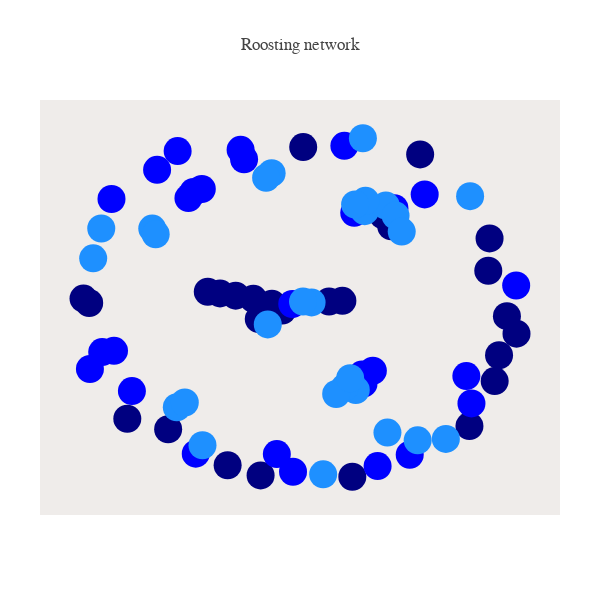

Here is the notebook cell this chart was saved with:
### Markdown cell above
### Relation networks

**nodes** as individual bats

**edges** as relations

### Code cell
##### import networkx as nx

target_relation= ['PO']

sorted_names= list(Par_dict.keys())

gp_acquaintance= [[z for z in gp_bats.keys() if x in gp_bats[z]] for x in sorted_names]
gp_acquaintance= list(it.chain(*gp_acquaintance))

gp_col= {
    'SE': [0,0,255],
    'SR': [0,0,128],
    'SH': [30,144,255]
}

col_vec= ['rgb({})'.format(','.join([str(z) for z in gp_col[x]])) for x in gp_acquaintance]

G=nx.Graph()#  G is an empty Graph

my_nodes=range(len(sorted_names))
G.add_nodes_from(my_nodes)

edges= []
edge_width= []
for bat in sorted_names:
    for other in sorted_names:
        if Par_dict[bat][other] in target_relation and bat != other:
            ibat= sorted_names.index(bat)
            iother= sorted_names.index(other)
            edge_width.append(Anatree[bat][other])
            edges.append(tuple(sorted([ibat,iother])))

edges= sorted(list(set(edges)))
G.add_edges_from(edges)

pos=nx.fruchterman_reingold_layout(G)

Xn=[pos[k][0] for k in range(len(pos))]
Yn=[pos[k][1] for k in range(len(pos))]

labels= sorted_names



trace_nodes=dict(type='scatter',
                 x=Xn, 
                 y=Yn,
                 mode='markers',
                 marker=dict(size=28, color=col_vec),
                 text=labels,
                 hoverinfo='text')


Xe=[]
Ye=[]
for e in G.edges():
    Xe.extend([pos[e[0]][0], pos[e[1]][0], None])
    Ye.extend([pos[e[0]][1], pos[e[1]][1], None])

trace_edges=dict(type='scatter',
                 mode='lines',
                 x=Xe,
                 y=Ye,
                 line=dict(width=1, color='rgb(25,25,25)'),
                 hoverinfo='none' 
                )

axis=dict(showline=False, # hide axis line, grid, ticklabels and  title
          zeroline=False,
          showgrid=False,
          showticklabels=False,
          title='' 
          )
layout=dict(title= 'Roosting network',  
            font= dict(family='Balto'),
            width=600,
            height=600,
            autosize=False,
            showlegend=False,
            xaxis=axis,
            yaxis=axis,
            margin=dict(
            l=40,
            r=40,
            b=85,
            t=100,
            pad=0,
       
    ),
    hovermode='closest',
    plot_bgcolor='#efecea', #set background color            
    )


fig = dict(data=[trace_edges, trace_nodes], layout=layout)

iplot(fig)

### Figure 1 — Plotly figure (JSON) as saved in the notebook; plotly's stock layout.template omitted (floating-point values rounded to 4 significant figures)
{"data": [{"hoverinfo": "none", "line": {"color": "rgb(25,25,25)", "width": 1}, "mode": "lines", "type": "scatter", "uid": "0f037727-730b-4b8f-bb96-58e3d5389bb0", "x": [-1.0, -0.9739, null, 0.4091, 0.3718, null, 0.4091, 0.4571, null, 0.1243, 0.1854, null, 0.1243, 0.04435, null, -0.08977, -0.1459, null, -0.08977, -0.04407, null, -0.1372, -0.2223, null, -0.1372, -0.1459, null, -0.1372, -0.04407, null, -0.3748, -0.4309, null, -0.3748, -0.3031, null, -0.2223, -0.3031, null, 0.3718, 0.4237, null, 0.3718, 0.2876, null, 0.3718, 0.3843, null, 0.3718, 0.4289, null, -0.1459, -0.1974, null, -0.1459, -0.1562, null, -0.04407, 0.04435, null, -0.04407, 0.005136, null, -0.5196, -0.4965, null, 0.3249, 0.2754, null, -0.486, -0.4552, null, -0.4583, -0.4965, null, 0.2754, 0.2819, null, 0.2754, 0.221, null, -0.9144, -0.8603, null, 0.2819, 0.2467, null, 0.2398, 0.2876, null, -0.2647, -0.2807, null, -0.1386, -0.1639, null, -0.6852, -0.6695, null, 0.2876, 0.2912, null, 0.2876, 0.2437, null, -0.5727, -0.5361, null, 0.04435, 0.005136, null, 0.2467, 0.1963, null, 0.1963, 0.157, null, 0.1963, 0.221, null], "y": [0.05093, 0.0254, null, 0.4739, 0.5372, null, 0.4739, 0.443, null, 0.03406, 0.03779, null, 0.03406, 0.0287, null, -0.01907, -0.04306, null, -0.01907, 0.01952, null, 0.02085, 0.04967, null, 0.02085, -0.04306, null, 0.02085, 0.01952, null, 0.08154, 0.09104, null, 0.08154, 0.06803, null, 0.04967, 0.06803, null, 0.5372, 0.5799, null, 0.5372, 0.5621, null, 0.5372, 0.5951, null, 0.5372, 0.5362, null, -0.04306, -0.06865, null, -0.04306, -0.09993, null, 0.01952, 0.0287, null, 0.01952, 0.03372, null, 0.639, 0.6743, null, -0.3709, -0.3933, null, -0.8558, -0.8065, null, 0.692, 0.6743, null, -0.3933, -0.4461, null, -0.3933, -0.4146, null, -0.2614, -0.2542, null, -0.4461, -0.4834, null, 0.5525, 0.5621, null, 0.866, 0.9211, null, 0.7847, 0.7577, null, 0.4605, 0.4272, null, 0.5621, 0.6227, null, 0.5621, 0.6013, null, -0.5843, -0.5564, null, 0.0287, 0.03372, null, -0.4834, -0.4686, null, -0.4686, -0.5067, null, -0.4686, -0.4146, null]}, {"hoverinfo": "text", "marker": {"color": ["rgb(0,0,128)", "rgb(0,0,128)", "rgb(0,0,128)", "rgb(0,0,128)", "rgb(0,0,128)", "rgb(0,0,128)", "rgb(0,0,128)", "rgb(0,0,128)", "rgb(0,0,128)", "rgb(0,0,128)", "rgb(0,0,128)", "rgb(0,0,128)", "rgb(0,0,128)", "rgb(0,0,128)", "rgb(0,0,128)", "rgb(0,0,128)", "rgb(0,0,128)", "rgb(0,0,128)", "rgb(0,0,128)", "rgb(0,0,128)", "rgb(0,0,128)", "rgb(0,0,128)", "rgb(0,0,128)", "rgb(0,0,128)", "rgb(0,0,128)", "rgb(0,0,128)", "rgb(0,0,128)", "rgb(0,0,128)", "rgb(0,0,255)", "rgb(0,0,255)", "rgb(0,0,255)", "rgb(0,0,255)", "rgb(0,0,255)", "rgb(0,0,255)", "rgb(0,0,255)", "rgb(0,0,255)", "rgb(0,0,255)", "rgb(0,0,255)", "rgb(0,0,255)", "rgb(0,0,255)", "rgb(0,0,255)", "rgb(0,0,255)", "rgb(0,0,255)", "rgb(0,0,255)", "rgb(0,0,255)", "rgb(0,0,255)", "rgb(0,0,255)", "rgb(0,0,255)", "rgb(0,0,255)", "rgb(0,0,255)", "rgb(0,0,255)", "rgb(0,0,255)", "rgb(0,0,255)", "rgb(0,0,255)", "rgb(0,0,255)", "rgb(0,0,255)", "rgb(30,144,255)", "rgb(30,144,255)", "rgb(30,144,255)", "rgb(30,144,255)", "rgb(30,144,255)", "rgb(30,144,255)", "rgb(30,144,255)", "rgb(30,144,255)", "rgb(30,144,255)", "rgb(30,144,255)", "rgb(30,144,255)", "rgb(30,144,255)", "rgb(30,144,255)", "rgb(30,144,255)", "rgb(30,144,255)", "rgb(30,144,255)", "rgb(30,144,255)", "rgb(30,144,255)", "rgb(30,144,255)", "rgb(30,144,255)", "rgb(30,144,255)", "rgb(30,144,255)", "rgb(30,144,255)", "rgb(30,144,255)", "rgb(30,144,255)", "rgb(30,144,255)", "rgb(30,144,255)", "rgb(30,144,255)"], "size": 28}, "mode": "markers", "text": ["ESSR19", "ESSR18", "ESSR20", "ESSR01", "ESSR02", "ESSR03", "ESSR04", "ESSR05", "ESSR06", "ESSR07", "ESSR08", "ESSR09", "ESSR10", "ESSR11", "ESSR12", "ESSR13", "ESSR14", "ESSR15", "ESSR16", "ESSR17", "ESSR21", "ESSR22", "ESSR23", "ESSR24", "ESSR25", "ESSR26", "ESSR27", "ESSR28", "ESSE01", "ESSE02", "ESSE03", "ESSE04", "ESSE05", "ESSE06", "ESSE07", "ESSE08", "ESSE09", "ESSE10", "ESSE11", "ESSE12", "ESSE13", "ESSE14", "ESSE15", "ESSE16", "ESSE17", "ESSE18", "ESSE19", "ESSE20", "ESSE21", "ESSE22", "ESSE23", "ESSE24", "ESSE25", "ESSE26", "ESSE27", "ESSE28", "ESSH10", "ESSH11", "ESSH12", "ESSH13", "ESSH14", "ESSH15", "ESSH16", "ESSH17", "ESSH18", "ESSH19", "ESSH08", "ESSH09", "ESSH01", "ESSH02", "ESSH03", "ESSH04", "ESSH05", "ESSH06", "ESSH07", "ESSH20", "ESSH21", "ESSH22", "ESSH23", "ESSH24", "ESSH25", "ESSH26", "ESSH27", "ESSH28"], "type": "scatter", "uid": "9220b5d6-e67d-48d4-9f39-06fdfd3b090c", "x": [-1.0, 0.4091, -0.9739, 0.1243, 0.9028, -0.08977, -0.6124, -0.1372, 0.2309, -0.3748, 0.1854, -0.4309, -0.2223, 0.8535, 0.5415, 0.3718, 0.9827, -0.1459, 0.8827, -0.3031, -0.1891, -0.34, 0.005966, 0.8593, 0.9388, -0.7994, 0.7672, -0.1974, -0.04407, 0.9812, -0.5196, 0.1945, -0.5689, 0.3249, -0.663, -0.9705, -0.486, -0.4583, 0.2754, -0.9144, 0.2819, 0.3466, -0.7783, 0.4938, -0.4965, -0.1147, -0.8603, 0.5623, 0.2398, 0.4237, -0.2647, -0.04063, 0.753, -0.8718, -0.2807, 0.7764, -0.4552, -0.1386, -0.6852, 0.2876, -0.5727, 0.3843, 0.04435, -0.6695, -0.1639, 0.005136, 0.2467, 0.2912, 0.4289, -0.5361, 0.1963, 0.157, 0.6592, -0.9556, 0.221, 0.3917, 0.7702, 0.5301, 0.2437, 0.4571, -0.9187, 0.2793, 0.09741, -0.1562], "y": [0.05093, 0.4739, 0.0254, 0.03406, -0.2802, -0.01907, -0.7127, 0.02085, -0.9906, 0.08154, 0.03779, 0.09104, 0.04967, 0.2139, 0.8938, 0.5372, -0.154, -0.04306, -0.4314, 0.06803, -0.983, -0.9233, 0.9368, 0.4028, -0.05147, -0.6514, -0.6944, -0.06865, 0.01952, 0.1276, 0.639, 0.9444, 0.9134, -0.3709, 0.8038, -0.3604, -0.8558, 0.692, -0.3933, -0.2614, -0.4461, -0.9281, -0.4898, -0.8618, 0.6743, -0.8581, -0.2542, 0.6601, 0.5525, 0.5799, 0.866, -0.9615, -0.4016, 0.6333, 0.9211, -0.5616, -0.8065, 0.7847, 0.4605, 0.5621, -0.5843, 0.5951, 0.0287, 0.4272, 0.7577, 0.03372, -0.4834, 0.6227, 0.5362, -0.5564, -0.4686, -0.5067, -0.7697, 0.2866, -0.4146, -0.7322, 0.65, -0.7775, 0.6013, 0.443, 0.4611, 0.9886, -0.9762, -0.09993]}], "layout": {"autosize": false, "font": {"family": "Balto"}, "height": 600, "hovermode": "closest", "margin": {"b": 85, "l": 40, "pad": 0, "r": 40, "t": 100}, "plot_bgcolor": "#efecea", "showlegend": false, "title": {"text": "Roosting network"}, "width": 600, "xaxis": {"showgrid": false, "showline": false, "showticklabels": false, "title": {"text": ""}, "zeroline": false}, "yaxis": {"showgrid": false, "showline": false, "showticklabels": false, "title": {"text": ""}, "zeroline": false}}}
